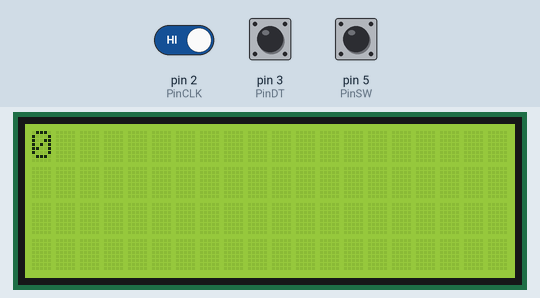
A sketch run on a simulated Arduino Uno, built with avr-gcc and run on an emulated ATmega328P. Shown: 20×4 character LCD. The test bench sets the inputs (shaded band); at power-on: pin 2 (PinCLK) HIGH, pin 5 (PinSW) HIGH, pin 3 (PinDT) HIGH.

Above: at 1.2 s.
1.3 s: pin 2 (PinCLK) driven LOW
At 2.1 s:
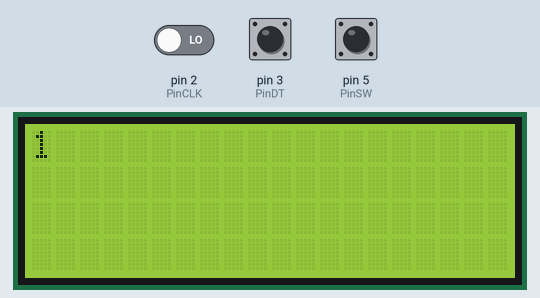
2.8 s: pin 5 (PinSW) pulled LOW for 0.15 s
At 3.6 s:
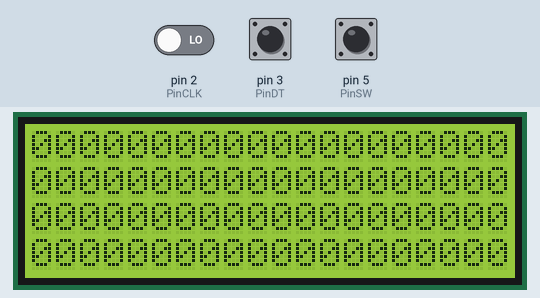
4.4 s: pin 2 (PinCLK) driven HIGH
At 5.6 s:
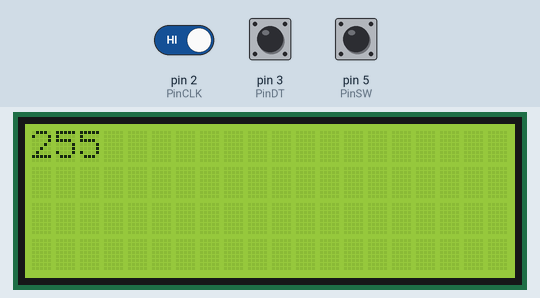
5.9 s: pin 5 (PinSW) pulled LOW for 1 s
At 5.91 s:
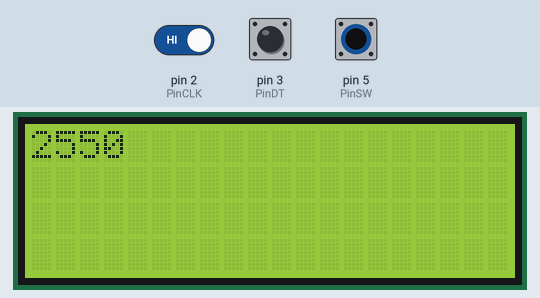
Timing chart, 0 to 8.9 s (numbered marks = the images above; inputs shaded):
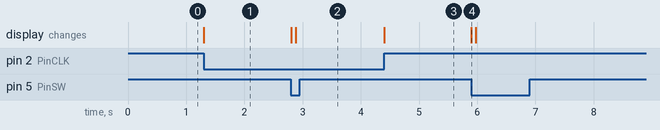

The sketch:

Encoder_debouced.ino
```cpp
//Libraries & global include
#include <Wire.h>
#include <LiquidCrystal_I2C.h>
LiquidCrystal_I2C lcd(0x27, 2, 1, 0, 4, 5, 6, 7, 3, POSITIVE);


// Rotary Encoder Module connections
const int PinSW=5;   // Rotary Encoder Switch
const int PinDT=3;    // DATA signal
const int PinCLK=2;    // CLOCK signal

// Variables to debounce Rotary Encoder
long TimeOfLastDebounce = 0;
int DelayofDebounce = 0.01;

// Store previous Pins state
byte PreviousCLK;
byte PreviousDATA;

byte displaycounter=0;

void setup() {
  // Put current pins state in variables
  PreviousCLK=digitalRead(PinCLK);
  PreviousDATA=digitalRead(PinDT);

  // Set the Switch pin to use Arduino PULLUP resistors
  pinMode(PinSW, INPUT_PULLUP);

  // Start and setup the LED MATRIX at startup
  lcd.begin(20,4);
  lcd.setCursor(0,0);
  lcd.print(displaycounter);


}
void loop() {
  // If enough time has passed check the rotary encoder
  if ((millis() - TimeOfLastDebounce) > DelayofDebounce) {

    check_rotary();  // Rotary Encoder check routine below

    PreviousCLK=digitalRead(PinCLK);
    PreviousDATA=digitalRead(PinDT);
    TimeOfLastDebounce=millis();  // Set variable to current millis() timer
  }

  // Check if Rotary Encoder switch was pressed
  if (digitalRead(PinSW) == LOW) {
    displaycounter=0;  // Reset counter to zero
    lcd.print(displaycounter);
  }
}


// Check if Rotary Encoder was moved
void check_rotary() {

 if ((PreviousCLK == 0) && (PreviousDATA == 1)) {
    if ((digitalRead(PinCLK) == 1) && (digitalRead(PinDT) == 0)) {
      displaycounter++;
      lcd.clear();
      lcd.print(displaycounter);
    }
    if ((digitalRead(PinCLK) == 1) && (digitalRead(PinDT) == 1)) {
      displaycounter--;
      lcd.clear();
      lcd.print(displaycounter);
    }
  }

if ((PreviousCLK == 1) && (PreviousDATA == 0)) {
    if ((digitalRead(PinCLK) == 0) && (digitalRead(PinDT) == 1)) {
      displaycounter++;
      lcd.clear();
      lcd.print(displaycounter);
    }
    if ((digitalRead(PinCLK) == 0) && (digitalRead(PinDT) == 0)) {
      displaycounter--;
      lcd.clear();
      lcd.print(displaycounter);
    }
  }

if ((PreviousCLK == 1) && (PreviousDATA == 1)) {
    if ((digitalRead(PinCLK) == 0) && (digitalRead(PinDT) == 1)) {
      displaycounter++;
      lcd.clear();
      lcd.print(displaycounter);
    }
    if ((digitalRead(PinCLK) == 0) && (digitalRead(PinDT) == 0)) {
      displaycounter--;
      lcd.clear();
      lcd.print(displaycounter);
    }
  }

if ((PreviousCLK == 0) && (PreviousDATA == 0)) {
    if ((digitalRead(PinCLK) == 1) && (digitalRead(PinDT) == 0)) {
      displaycounter++;
      lcd.clear();
      lcd.print(displaycounter);
    }
    if ((digitalRead(PinCLK) == 1) && (digitalRead(PinDT) == 1)) {
      displaycounter--;
      lcd.clear();
      lcd.print(displaycounter);
    }
  }
 }
```

Measured:
- after the input at 1.3 s, the display: changes at once (image 1)
- after the input at 2.8 s, the display: first changes at once (image 2 shows a later state)
- after the input at 4.4 s, the display: changes at once (image 3)
- after the input at 5.9 s, the display: changes at once (image 4)
